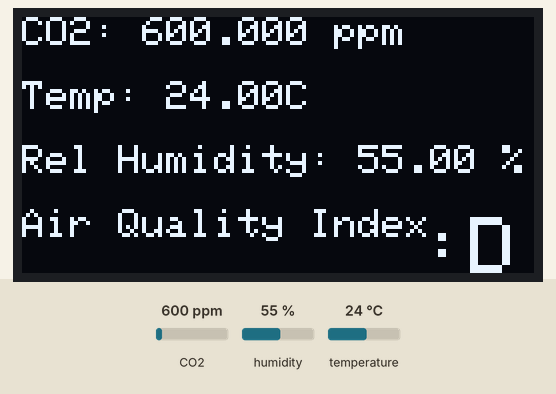
The sketch below on a simulated Arduino Leonardo, built with avr-gcc and run on an emulated ATmega32U4. Parts: 128×64 one-colour display. The inputs (shaded band) are chosen by the test bench; at power-on: CO2 600 ppm, humidity 55 %, temperature 24 °C. The display library's start-up logo is not drawn.

Above: at 2.5 s.
2.6 s: CO2 set to 452 ppm
At 3.9 s:
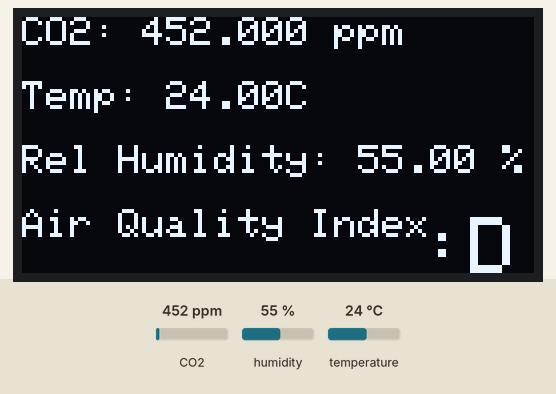
4.2 s: CO2 set to 1050 ppm
At 4.9 s:
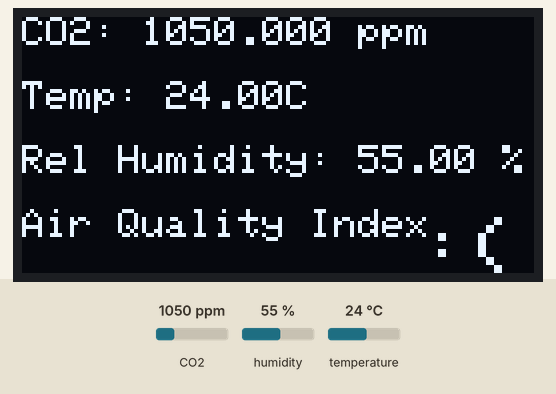
5.7 s: humidity set to 22 %
At 6.9 s:
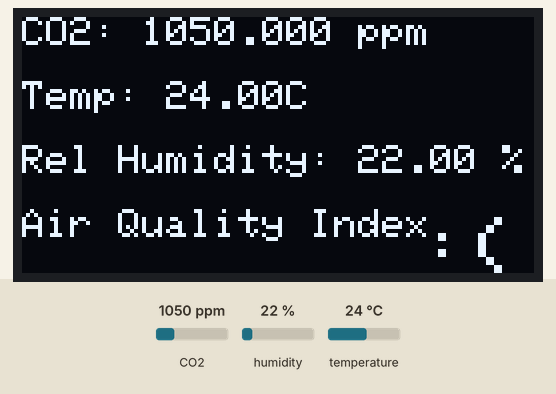
7.2 s: CO2 set to 1700 ppm
At 8.2 s:
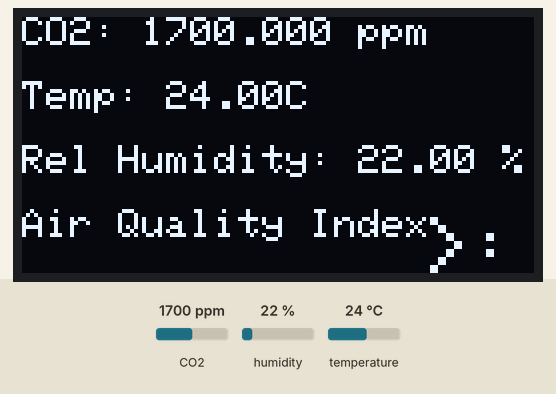
8.7 s: temperature set to 12 °C
At 9.2 s:
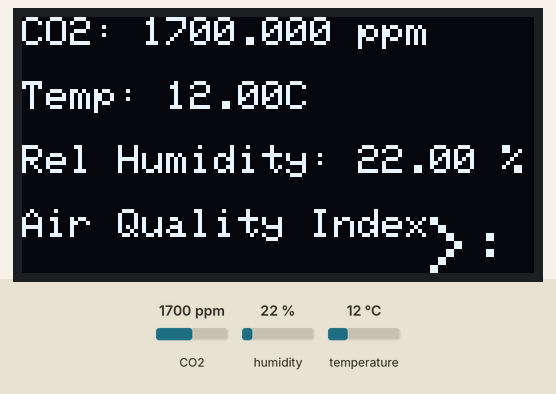
10.2 s: CO2 set to 2350 ppm
At 11.5 s:
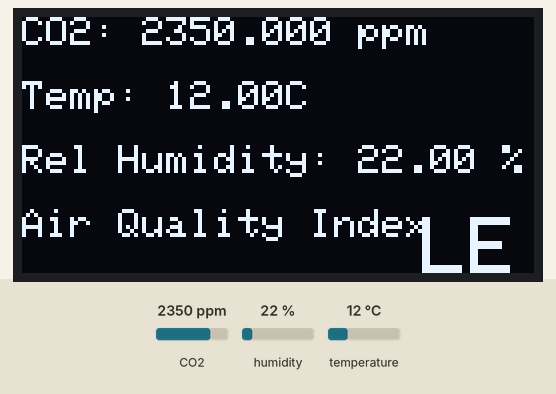
Timing chart, 0 to 12.7 s (numbered marks = the images above; inputs shaded):
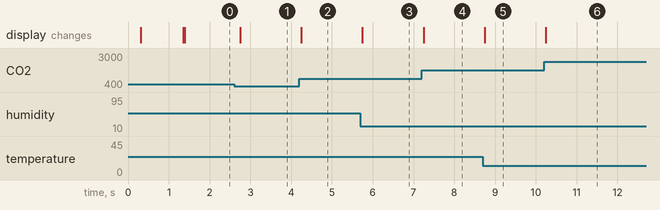

Measured:
- after the input at 2.6 s, the display: changes after 0.16 s (image 1)
- after the input at 4.2 s, the display: changes after 0.05 s (image 2)
- after the input at 5.7 s, the display: changes after 0.05 s (image 3)
- after the input at 7.2 s, the display: changes after 0.05 s (image 4)
- after the input at 8.7 s, the display: changes at once (image 5)
- after the input at 10.2 s, the display: changes at once (image 6)

The sketch:

co2withOLED_test_AQI.ino
```cpp
//libraries needed for a c02 sensor and featherwing
#include <SPI.h>
#include <Wire.h>
#include <Adafruit_GFX.h>
#include <Adafruit_SH110X.h>
#include <Adafruit_SCD30.h>

Adafruit_SCD30  scd30;

Adafruit_SH1107 display = Adafruit_SH1107(64, 128, &Wire);

// OLED FeatherWing buttons map to different pins depending on board:

 // 32u4, M0, M4, nrf52840, esp32-s2 and 328p
#define BUTTON_A  9
#define BUTTON_B  6
#define BUTTON_C  5

//set a variable for air quality. This will be used for the emoji choice later in the loop
  float air_quality = 500;

void setup() {


  //Serial.begin(115200);
//  while (!Serial) delay(10);     // will pause Zero, Leonardo, etc until serial console opens leave commented out if you want to make your display portable
  //Serial.println("128x64 OLED FeatherWing and Adafruit SCD30 test!"); use if you want to test
  delay(250); // wait for the OLED to power up
  display.begin(0x3C, true); // Address 0x3C default


  // Try to initialize the co2 monitor!
  if (!scd30.begin()) {
    display.println("Failed to find SCD30 chip");
    while (1) { delay(10); }
  }


  // Show image buffer on the display hardware.
  // Since the buffer is intialized with an Adafruit splashscreen
  // internally, this will display the splashscreen.
  display.display();
  delay(1000);

  // Clear the buffer.
  display.clearDisplay();
  display.display();

  display.setRotation(1);
  //Serial.println("Button test");

  pinMode(BUTTON_A, INPUT_PULLUP);
  pinMode(BUTTON_B, INPUT_PULLUP);
  pinMode(BUTTON_C, INPUT_PULLUP);

  // text display tests
  display.setTextSize(1);
  display.setTextColor(SH110X_WHITE);
  display.setCursor(0,0);
  display.display(); // actually display all of the above
}


void loop() {

if (scd30.dataReady()){

    if (!scd30.read()){ Serial.println("Error reading sensor data"); return; }

  //reset display cursor so it shows at the top.
    display.clearDisplay();
    display.setCursor(0,0);

  //reset text to size 1
    display.setTextSize(1);


  //c02
    display.print("CO2: ");
    display.print(scd30.CO2, 3);
    display.println(" ppm");
    display.println("");
    air_quality = (scd30.CO2);

  //temp
    display.print("Temp: ");
    display.print(scd30.temperature);
    display.println("C");
    display.println("");

  //humidity
    display.print("Rel Humidity: ");
    display.print(scd30.relative_humidity);
    display.println(" %");
    display.println("");


  //display amoji based on air quality
  //0-700 is :D
  //701-800 is :)
  //801-1000 is :|
  //1001-1200 is :(
  //1201-1400 is :C
  //1401-2000 is >:O
  //2001 and up is LEAVE

  display.print("Air Quality Index");
  display.println("");

    //make emoji bigger and move to bottom right corner
    display.setCursor(100,50);
    display.setTextSize(2);

//if statement to show emoji based on air quality
    if (air_quality <= 700){
        display.print(":D");

    }
    else if ((air_quality >=701) && (air_quality<= 800)) {
        display.print(":)");
    }
    else if ((air_quality >=801) && (air_quality<= 1000)) {
        display.print(":|");
    }
    else if ((air_quality >=1001) && (air_quality<= 1200)) {
        display.print(":(");
    }
    else if ((air_quality >=1201) && (air_quality<= 1400)) {
        display.print(":C");

    }
    else if ((air_quality >=1400) && (air_quality<= 2000)) {
        display.print(">:O");

    }
    else
    {
        display.print("LEAVE");

    }


  //display everything above
    display.display();

  } else {
    display.println("No data");
  }
  //wait and then loop again.
  delay(100);
  }
```
